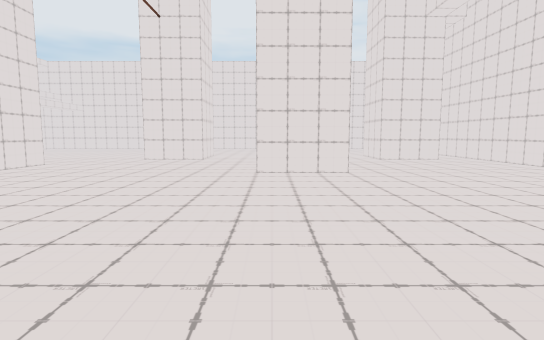
view 1 (above)

23 first-person views from a walk through a scene from a Unity 3-D project. The camera is 1.2 m above the floor, tilts 6° down and sees 80° across. The floor is counted in squares, 2 m on a side. Each view is taken from the middle of a square. On the plan, view 1 faces up. The plan holds only what a view shows up to about 10 squares ahead; the rest is blank. The place goes on beyond the plan. The player is left out.

view 2
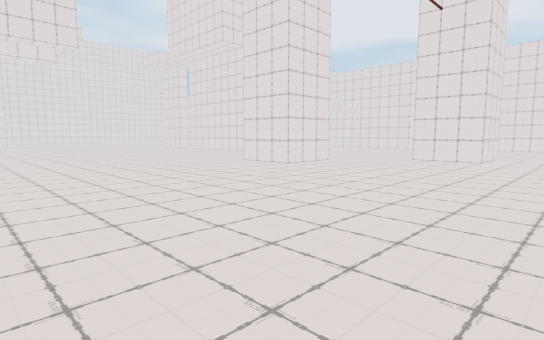

view 3
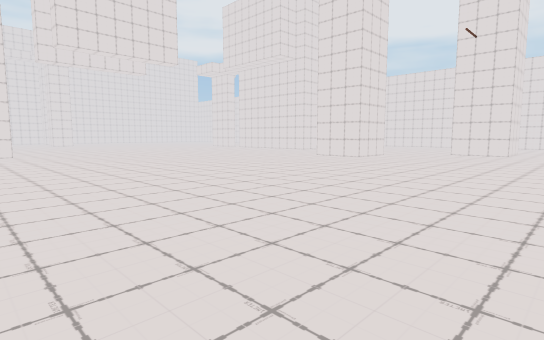

view 4
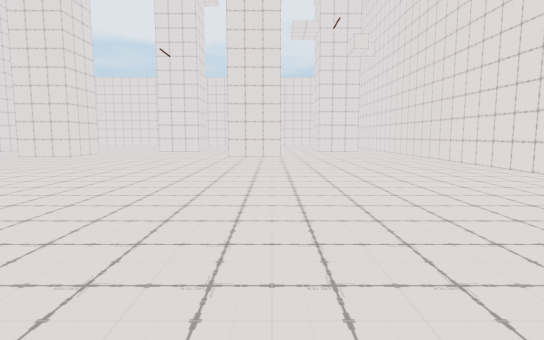

view 5
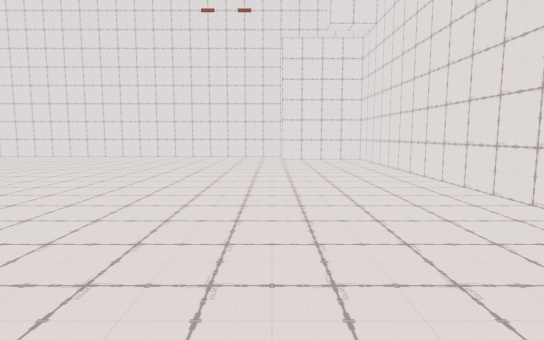

view 6
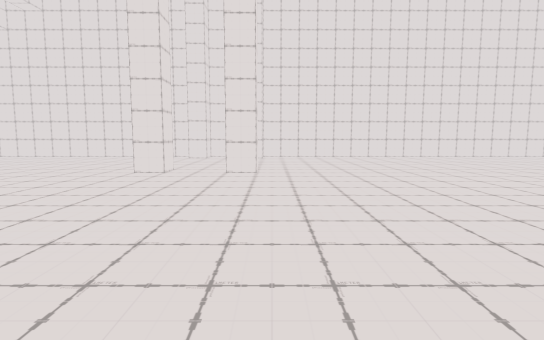

view 7
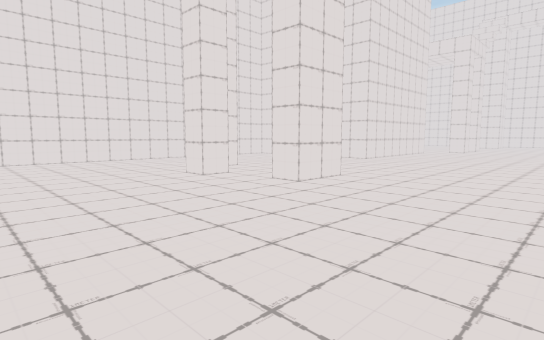

view 8
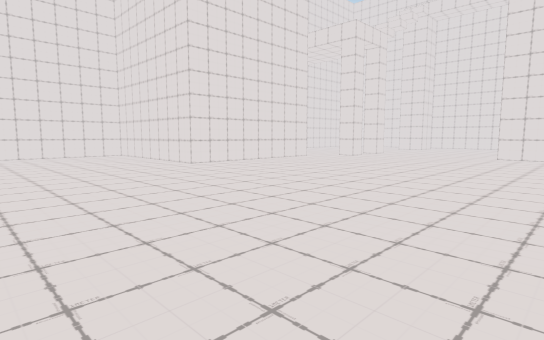

view 9
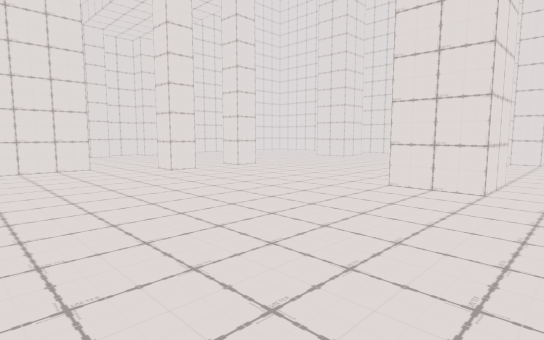

view 10
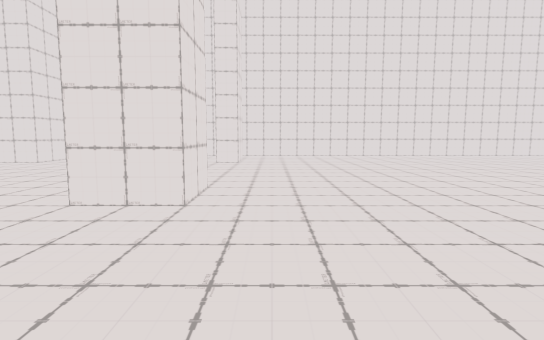

view 11
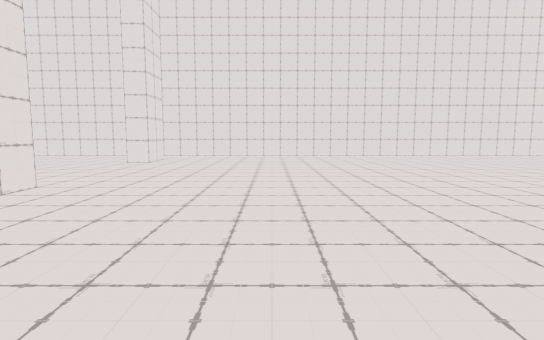

view 12
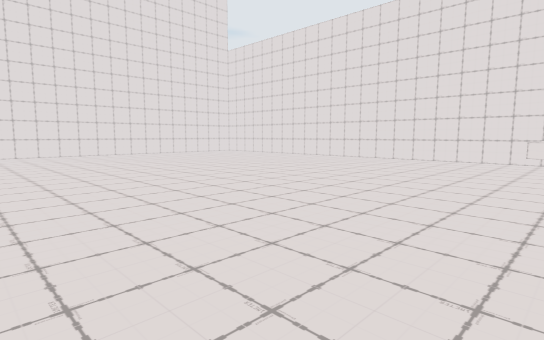

view 13
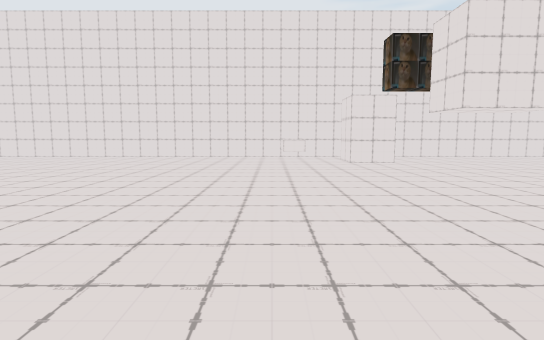

view 14
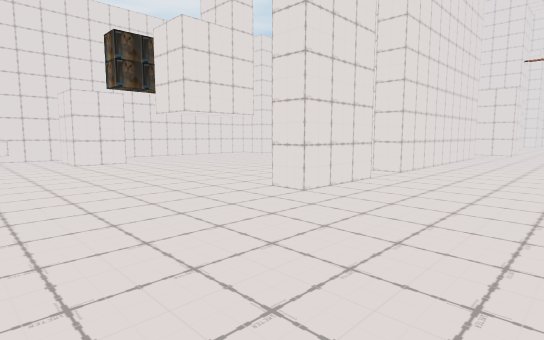

view 15
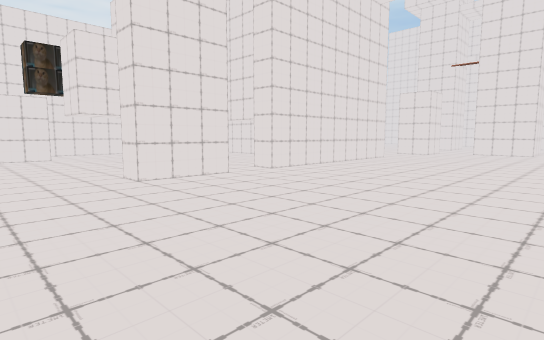

view 16
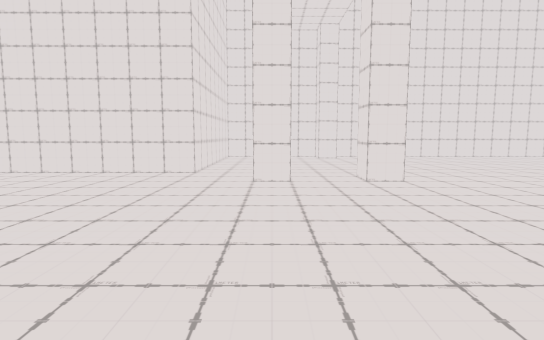

view 17
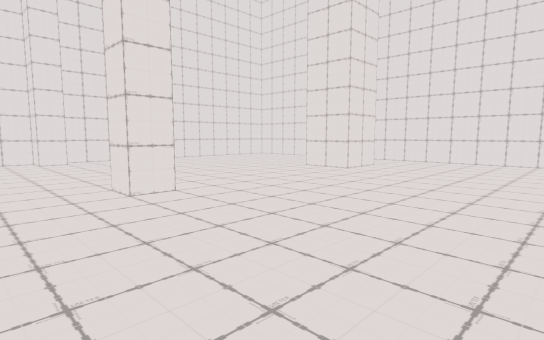

view 18
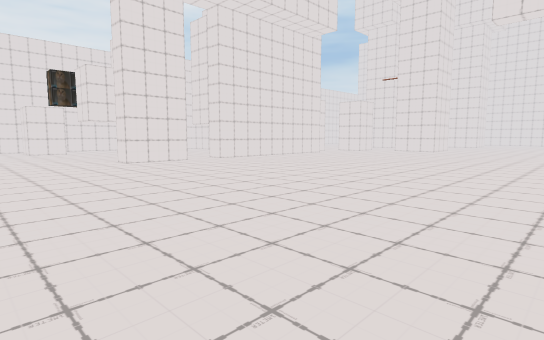

view 19
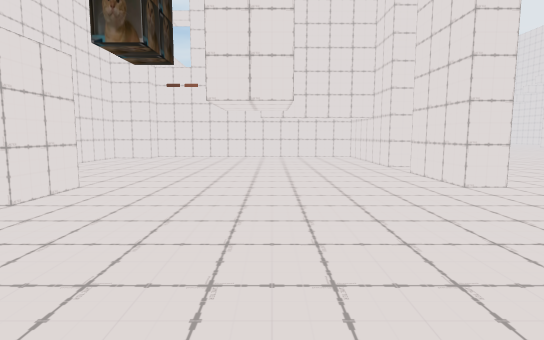

view 20
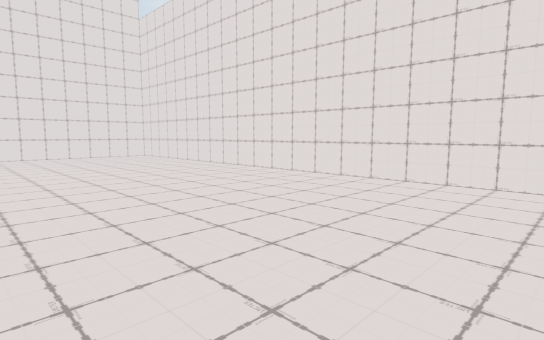

view 21
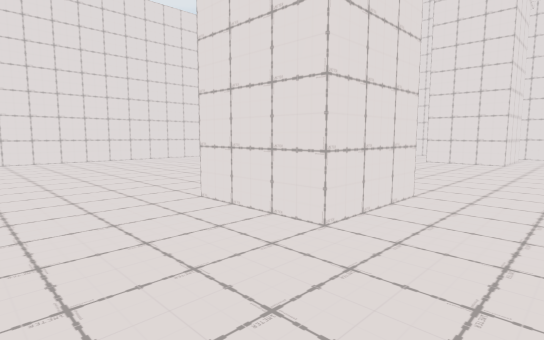

view 22
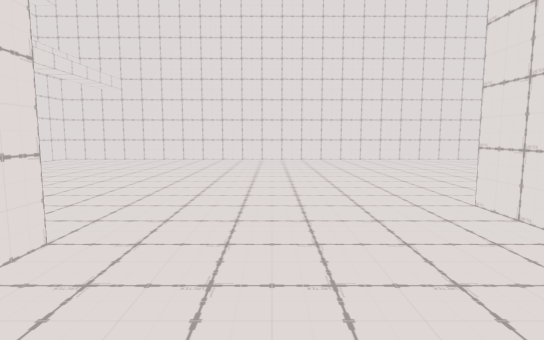

view 23
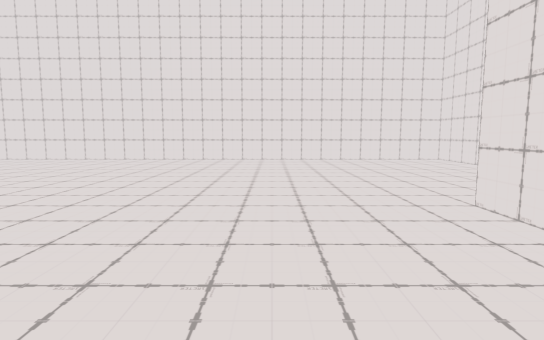

### Floor plan
Points are (right, up) in squares from view 1. A wall is a line through its corners. A room is listed if a view was taken in it or the views show most of it. See-through windows are left out.
Room 1 (views 1, 2, 3, 4, 5, 6, 7, 8, 9, 10, 11, 12, 13, 14, 15, 16, 17, 18, 19, 20, 21, 22, 23)
walls: (-9.2, 8.2) (-13.7, 8.2) (-13.7, 8.7) (-10.8, 8.7) (-10.8, 14.2) (-11.3, 14.2) (-11.3, 15.3) (-28.7, 15.3) (-28.7, -3.1); (-14.6, 8.2) (-16.2, 8.2) (-16.2, 8.7) (-14.8, 8.7); (-6.5, 7.7) (-7.2, 7.7) (-7.2, 8.5); (-12.4, -1.7) (-11.3, -1.7) (-11.3, -2.2); (-4.7, 6.8) (-4.7, 5.3) (-6.2, 5.3) (-6.2, 6.5); (-11.2, -3.2) (-10.8, -3.2) (-10.8, -3.8); (-16.1, 13.2) (-17.2, 13.2) (-17.2, 14.2); (-1.7, 9.8) (-1.7, 8.2) (-3.2, 8.2) (-3.2, 9.8); (-3.2, -3.8) (-3.2, -3.2) (-2.8, -3.2); (-22.8, 2.3) (-21.8, 2.3) (-21.8, 1.2); (-21.4, -2.2) (-20.8, -2.2) (-20.8, -2.8); (1.4, 5.3) (-0.2, 5.3); (-3.8, -7.2) (-3.2, -7.2) (-3.2, -6.7) (-2.8, -6.7); (-2.8, -7.2) (4.2, -7.2) (4.2, -5.2); (-20.5, -7.2) (-19.8, -7.2) (-19.8, -3.2) (-15.8, -3.2) (-15.8, -7.2) (-4.8, -7.2); (-21.4, -6.7) (-20.8, -6.7); (-22.3, -7.2) (-21.4, -7.2); (4.4, 8.2) (2.8, 8.2) (2.8, 9.8); (-22.9, -6.7) (-22.3, -6.7); (-27.2, 2.3) (-26.3, 2.3) (-26.3, 1.8); (-27.4, -2.2) (-26.3, -2.2) (-26.3, -3.2); (5.3, -5.2) (5.3, 11); (5.3, 13.6) (5.3, 15.3) (-10.2, 15.3) (-10.2, 14.2); (-28.8, -7.2) (-22.8, -7.2)
low walls: (-18.1, 13.2) (-18.8, 13.2)

Positions as (right, up) in squares from view 1, and headings:
1: (0, 0), facing up
2: (0, 0), facing up-left
3: (0, -3), facing up-left
4: (1, -4), facing up
5: (-4, -5), facing right
6: (-5, 2), facing down
7: (-8, 1), facing down-left
8: (-12, 3), facing down-left
9: (-18, 3), facing down-left
10: (-19, 3), facing left
11: (-19, 5), facing left
12: (-18, 7), facing up-left
13: (-19, 6), facing up
14: (-19, 6), facing up-right
15: (-18, 4), facing up-right
16: (-21, 2), facing down
17: (-21, 1), facing down-left
18: (-19, 1), facing up-right
19: (-20, 11), facing right
20: (-19, 11), facing up-left
21: (-5, 7), facing up-right
22: (-5, 7), facing up
23: (1, 7), facing up
